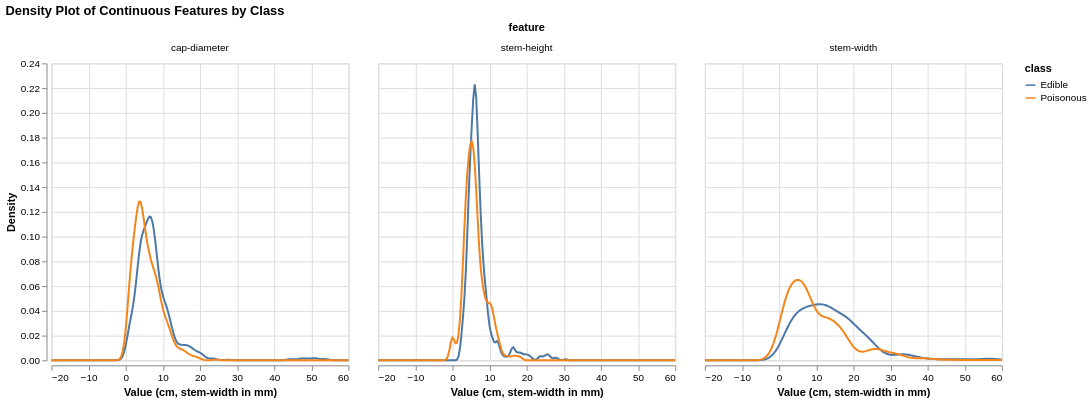

This figure's notebook cell:
### Code cell
print('=== Continuous Feature Summary ===')
# Create the density dataframe.
num_df : pd.DataFrame = pd.DataFrame({
    "cap-diameter": df["cap-diameter"],
    "stem-height": df["stem-height"],
    "stem-width": df["stem-width"],
    "class": df["class"].map({"e": "Edible", "p": "Poisonous"})
}).melt(id_vars="class", var_name="feature", value_name="value")
num_df_sample : pd.DataFrame = num_df.groupby(["class", "feature"]).sample(800)
# Create the density plots.
density_plots = alt.Chart(num_df_sample).transform_density(
    "value", as_ = ["value", "density"],
    groupby = ["feature", "class"],
    extent = [-20, 60]
).mark_line().encode(
    x = alt.X("value:Q", title = "Value (cm, stem-width in mm)"),
    y = alt.Y("density:Q", title = "Density"),
    color = "class:N",
    facet = alt.Facet("feature:N", columns = 3)
).properties(title = "Density Plot of Continuous Features by Class")
density_plots.display()

### Figure 1 — Vega-Lite specification as saved in the notebook (floating-point values rounded to 4 significant figures; data arrays with more than 128 entries replaced by an {"elided": "..."} marker saying what was removed)
{"config": {"view": {"continuousWidth": 300, "continuousHeight": 300}}, "data": {"name": "data-410d0ecfa478f5eb37270ecec472db3c"}, "mark": {"type": "line"}, "encoding": {"color": {"field": "class", "type": "nominal"}, "facet": {"columns": 3, "field": "feature", "type": "nominal"}, "x": {"field": "value", "title": "Value (cm, stem-width in mm)", "type": "quantitative"}, "y": {"field": "density", "title": "Density", "type": "quantitative"}}, "title": "Density Plot of Continuous Features by Class", "transform": [{"density": "value", "extent": [-20, 60], "groupby": ["feature", "class"], "as": ["value", "density"]}], "$schema": "https://vega.github.io/schema/vega-lite/v5.20.1.json", "datasets": {"data-410d0ecfa478f5eb37270ecec472db3c": {"elided": "4800 records"}}}
